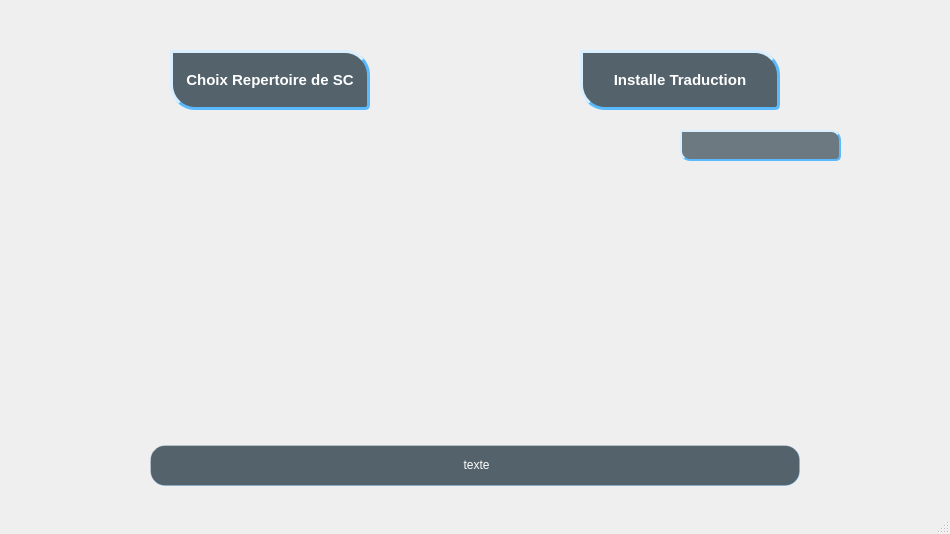
<?xml version="1.0" encoding="UTF-8"?>
<ui version="4.0">
 <class>MainWindow</class>
 <widget class="QMainWindow" name="MainWindow">
  <property name="geometry">
   <rect>
    <x>0</x>
    <y>0</y>
    <width>950</width>
    <height>534</height>
   </rect>
  </property>
  <property name="minimumSize">
   <size>
    <width>950</width>
    <height>534</height>
   </size>
  </property>
  <property name="maximumSize">
   <size>
    <width>950</width>
    <height>534</height>
   </size>
  </property>
  <property name="windowTitle">
   <string>Installe traduction</string>
  </property>
  <property name="windowIcon">
   <iconset>
    <normalon>logo_10.png</normalon>
   </iconset>
  </property>
  <property name="styleSheet">
   <string notr="true"/>
  </property>
  <property name="iconSize">
   <size>
    <width>32</width>
    <height>32</height>
   </size>
  </property>
  <property name="documentMode">
   <bool>false</bool>
  </property>
  <widget class="QWidget" name="centralwidget">
   <widget class="QComboBox" name="Choix_trad">
    <property name="enabled">
     <bool>true</bool>
    </property>
    <property name="geometry">
     <rect>
      <x>680</x>
      <y>130</y>
      <width>161</width>
      <height>31</height>
     </rect>
    </property>
    <property name="styleSheet">
     <string notr="true">QComboBox#Choix_trad {
    background-color: rgb(18, 39, 52,150);
    border-style: outset;
    border-width: 2px;
    border-radius: 10px;
    border-color: rgb(90, 186, 255);
    color: white;
    font: bold 12px;
    padding: 5px;
    border-top-left-radius: 2px;
    border-bottom-right-radius: 5px;
}

QComboBox#Choix_trad::drop-down {
    border: none;
}


QComboBox#Choix_trad QAbstractItemView {
    background-color: rgb(18, 39, 52);
    selection-background-color: rgb(29, 78, 109);
    border: 2px solid rgb(90, 186, 255);
}

QComboBox#Choix_trad:hover {
    background-color: rgb(20, 54, 76,180);
}

QComboBox#Choix_trad:pressed {
    background-color: rgb(29, 78, 109);
    border-style: inset;
}</string>
    </property>
    <property name="maxVisibleItems">
     <number>10</number>
    </property>
   </widget>
   <widget class="QPushButton" name="selecte_path">
    <property name="geometry">
     <rect>
      <x>170</x>
      <y>50</y>
      <width>200</width>
      <height>60</height>
     </rect>
    </property>
    <property name="styleSheet">
     <string notr="true"> QPushButton#selecte_path {
     
     background-color: rgb(18, 39, 52,180);
     border-style: outset;
     border-width: 3px;
     border-radius: 25px;
     border-color: rgb(90, 186, 255);
     color: white;
     font: bold 15px;
     min-width: 10px;
     padding: 5px;
    border-top-left-radius:2px;
     border-bottom-right-radius: 5px;
 }
 QPushButton#selecte_path:pressed {
     background-color: rgb(29, 78, 109);
     border-style: inset;
 }

 QPushButton#selecte_path:hover {
    background-color: rgb(20, 54, 76,180);
}</string>
    </property>
    <property name="text">
     <string>Choix Repertoire de SC</string>
    </property>
   </widget>
   <widget class="QPushButton" name="Startinstall">
    <property name="geometry">
     <rect>
      <x>580</x>
      <y>50</y>
      <width>200</width>
      <height>60</height>
     </rect>
    </property>
    <property name="styleSheet">
     <string notr="true">
 QPushButton#Startinstall {
     
     background-color: rgb(18, 39, 52,180);
     border-style: outset;
     border-width: 3px;
     border-radius: 25px;
     border-color: rgb(90, 186, 255);
     color: white;
     font: bold 15px;
     min-width: 10px;
     padding: 5px;
    border-top-left-radius:2px;
     border-bottom-right-radius: 5px;
 }
 QPushButton#Startinstall:pressed {
     background-color: rgb(29, 78, 109);
     border-style: inset;
 }

 QPushButton#Startinstall:hover {
    background-color: rgb(20, 54, 76,180);
}</string>
    </property>
    <property name="text">
     <string>Installe Traduction</string>
    </property>
   </widget>
   <widget class="QLabel" name="label">
    <property name="geometry">
     <rect>
      <x>150</x>
      <y>445</y>
      <width>650</width>
      <height>41</height>
     </rect>
    </property>
    <property name="styleSheet">
     <string notr="true">
QLabel#label {
    background-color: rgb(18, 39, 52,180);
    border-style: outset;
    border-width: 1px;
    border-radius: 15px;
   /* border-color: rgb(90, 186, 255);*/
 	border-color: rgb(90, 186, 255,80);
    color: white;
    font: normal 12px;  /* Police plus petite pour les messages */
    padding: 8px;


}

QLabel#label:hover {
    background-color: rgb(20, 45, 60,180);
}
</string>
    </property>
    <property name="text">
     <string>&lt;html&gt;&lt;head/&gt;&lt;body&gt;&lt;p align=&quot;center&quot;&gt;&lt;span style=&quot; font-size:9pt;&quot;&gt;texte&lt;/span&gt;&lt;/p&gt;&lt;/body&gt;&lt;/html&gt;</string>
    </property>
   </widget>
   <widget class="QLabel" name="label_2">
    <property name="geometry">
     <rect>
      <x>0</x>
      <y>0</y>
      <width>951</width>
      <height>511</height>
     </rect>
    </property>
    <property name="text">
     <string/>
    </property>
    <property name="pixmap">
     <pixmap>back_950.jpg</pixmap>
    </property>
   </widget>
   <zorder>Choix_trad</zorder>
   <zorder>label_2</zorder>
   <zorder>selecte_path</zorder>
   <zorder>Startinstall</zorder>
   <zorder>label</zorder>
  </widget>
  <widget class="QStatusBar" name="statusbar"/>
 </widget>
 <resources/>
 <connections/>
</ui>
